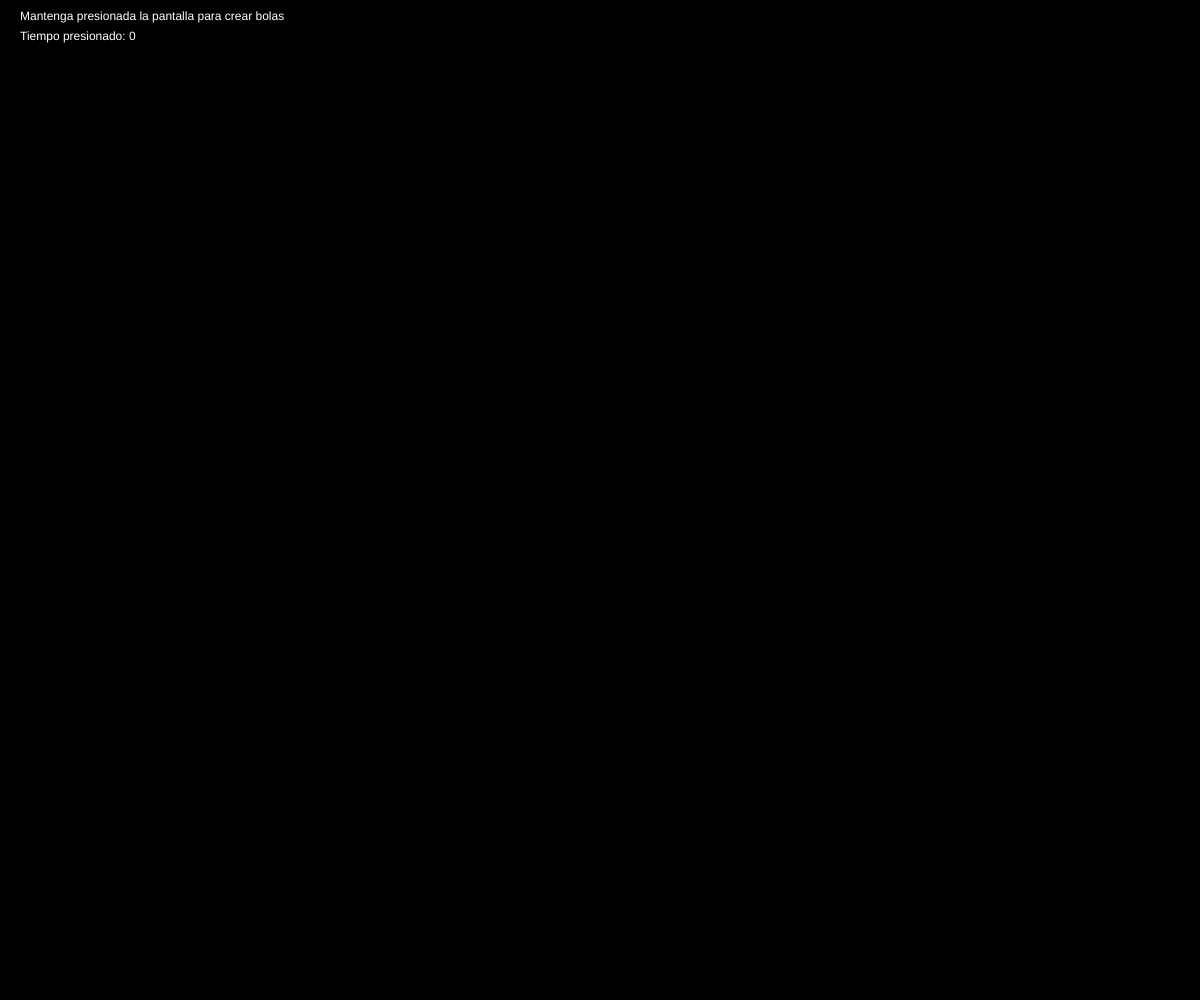
Frame 1 (no input)
Frame 60 (no input): identical to frame 1, image omitted
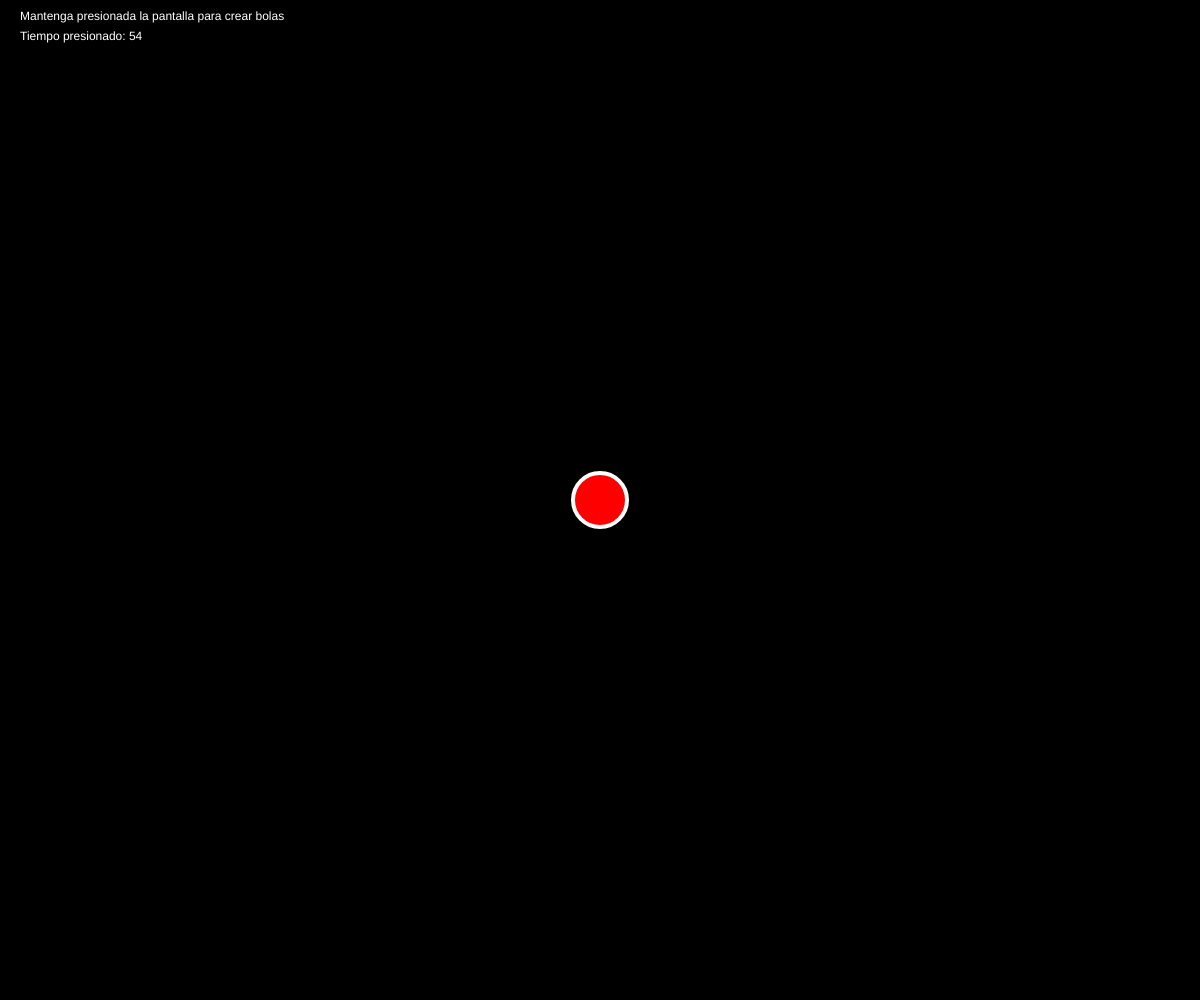
Frame 120 (the mouse pressed at the canvas centre since frame 60)

The p5.js sketch that drew these frames (run headless with seeded random() and noise() and a simulated clock; from frame 60 on, the mouse is pressed at the canvas centre):

// p5.js sketch
// ── sketch.js
var bolas = []; //variable que guarda la lista de bolas
var numBolas = 0; //numero de bolas creadas

//contador de tiempo presionado
var contador = 0;

//variable para saber si esta contando o no
var contar = false;

function setup() {

  //crea un canvas del tamano de la ventana
  createCanvas(windowWidth, windowHeight);
  background(0);
}

function draw() {
  background(0);

  //texto
  fill(255);
  noStroke();
  text("Mantenga presionada la pantalla para crear bolas", 20, 20);
  text("Tiempo presionado: " + contador, 20, 40);

  //contar: la cuenta aumenta si contar es true y si el numero de frame es multiplo de 10
  if (frameCount % 10 != 0 && contar) {

    //aumenta el valor del contador
    contador++;
  }

  //va dibujando la elipse mientras se esta presionando la pantalla
  if (contar) {
    stroke(255);
    strokeWeight(4);
    fill(255, 0, 0);
    ellipse(mouseX, mouseY, contador, contador);
  }

  //llama a los metodos mostrar y mover de las bolas
  for (var i = 0; i < numBolas; i++) {
    bolas[i].mostrar();
    bolas[i].mover();
  }
}

//esta funcion se activa cuando la pantalla es tocada: cambia contar a verdadero
function touchStarted() {
  contar = true;
}

//cuando se deja de tocar la pantalla se activa
function touchEnded() {

  // se crea una nueva bola que recibe por parametro las velocidades en x y y del mouse
  bolas[numBolas] = new bola(contador);

  //aumenta el numero de bolas de la lista
  numBolas++;

  //contar vuelve a ser falso y se reinicia el contador
  contar = false;
  contador = 0;
}


//funcion bola, recibe como parametro el tamano que va a tener
function bola(t) {

  //variables de posicion, la bola se crea en una posicion aleatoria en X y Y
  this.x = mouseX;
  this.y = mouseY;

  //variables de velocidad
  this.velx = random(-2, 2);
  this.vely = random(-2, 2);

  //variable de tamano
  this.tam = t;

  //funcion que muestra la bola
  this.mostrar = function() {

    stroke(255);
    strokeWeight(4);
    fill(255, 0, 0);

    ellipse(this.x, this.y, this.tam, this.tam);
  }

  //funcion que mueve la bola
  this.mover = function() {

    //el movimiento se asigna por la posicion + la velocidad y dependiendo de si la direccion es positiva o negativa
    this.x += this.velx;
    this.y += this.vely;

    //condicionales para que rebote la bola
    if (this.x > width - this.tam / 2 || this.x < this.tam / 2) {
      this.velx *= -1;
    }
    if (this.y > height - this.tam / 2 || this.y < this.tam / 2) {
      this.vely *= -1;
    }
  }
}
